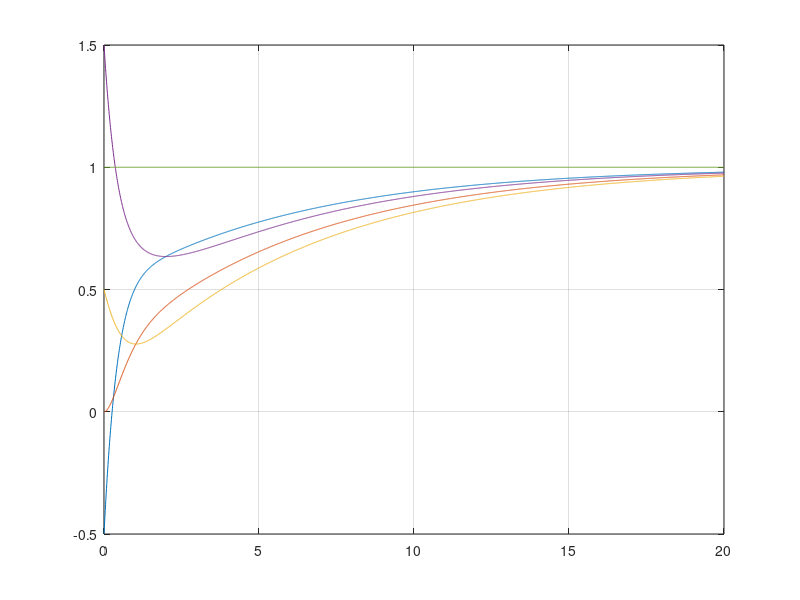

MATLAB code for this plot:
A=[0 0 1 0 1;1 0 1 0 0;0 1 0 0 0;1 0 0 0 0;0 0 0 0 0];
X=[-0.5;0;0.5;1.5;1];
t=0:0.01:20;
for n=1:length(t)
     for i=1:size(A)
        u(i,n)=0;
        for j=1:size(A)
            u(i,n)=u(i,n)-A(i,j)*(X(i,n)-X(j,n));
        end
     end
     for i=1:size(A)
         X(i,n+1)=X(i,n)+u(i,n)*0.01;
     end
end
plot(t,X(1,1:length(t)),t,X(2,1:length(t)),t,X(3,1:length(t)),t,X(4,1:length(t)),t,X(5,1:length(t)));grid on